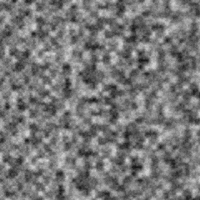
Frame 1 (no input)
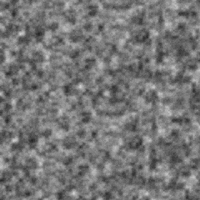
Frame 60 (no input)
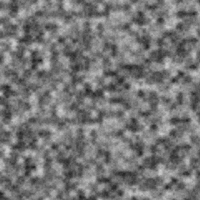
Frame 120 (the mouse pressed at the canvas centre since frame 60)

The p5.js sketch that drew these frames (run headless with seeded random() and noise() and a simulated clock; from frame 60 on, the mouse is pressed at the canvas centre):

// p5.js sketch
// ── sketch.js
let xOff1_BuzzingBee = 0;
let xOff2_BuzzingBee = 10000;

function drawBuzzingBee() {
  background(51);
  var x = width * noise(xOff1_BuzzingBee);
  var y = height * noise(xOff2_BuzzingBee);
  ellipse(x, y, 24, 24);

  xOff1_BuzzingBee += 0.02;
  xOff2_BuzzingBee += 0.02;
}

var increment_graph = 0.01;
var xInitialOffset_graph = 0;
function drawGraphPerlin() {
  background(51);
  stroke(255);
  noFill();
  beginShape();
  xOff = xInitialOffset_graph;
  for (let x = 0; x < width; x++) {
    stroke(255);
    var y = height * noise(xOff);
    vertex(x, y);

    xOff += increment_graph;
  }
  endShape();
  xInitialOffset_graph += increment_graph;
}

function drawGraphSinPerlin() {
  background(51);
  stroke(255);
  noFill();
  beginShape();
  xOff = xInitialOffset_graph;
  for (let x = 0; x < width; x++) {
    stroke(255);
    var noiseValue = map(noise(xOff), 0, 1, -12, 12);
    var sinValue = map(sin(xOff), -1, 1, 0, height);
    var y = sinValue + noiseValue;
    vertex(x, y);

    xOff += increment_graph;
  }
  endShape();
  xInitialOffset_graph += increment_graph;
}

let increment_2D = 0.15;
let zOff = 0;
function draw2D() {
  pixelDensity(1);
  let yOff = 0;
  loadPixels();
  for (let x = 0; x < width; x++) {
    let xOff = 0;
    for (let y = 0; y < height; y++) {
      let index = (x + y * width) * 4;
      var brightness = noise(xOff, yOff, zOff) * 255;

      pixels[index] = brightness; //red value
      pixels[index + 1] = brightness; //green value
      pixels[index + 2] = brightness; //blue value
      pixels[index + 3] = 255; //alpha value

      xOff += increment_2D;
    }
    yOff += increment_2D;
  }
  // increment_2D
  updatePixels();
  zOff += 0.01;
}

let scale = 10;
let cols, rows;
let increment_flow = 0.1;
let zOff_flow = 0;
let particles = [];
function drawFlowField() {
  background(255);
  randomSeed(10);
  let yOff = 0;
  for (let y = 0; y < rows; y++) {
    let xOff = 0;
    for (let x = 0; x < cols; x++) {
      let index = (x + y * width) * 4;
      var angle = noise(xOff, yOff, zOff_flow) * TWO_PI;
      var vector = p5.Vector.fromAngle(angle);
      xOff += increment_flow;
      stroke(0);
      push();
      translate(x * scale, y * scale);
      rotate(vector.heading());
      line(0, 0, scale, 0);
      pop();
    }
    yOff += increment_flow;
  }
  zOff_flow += 0.005;
}

let framerate;
function setup() {
  createCanvas(200, 200);
  

  // flow field setup
  cols = floor(width / scale);
  rows = floor(height / scale);
  framerate = createP('');
  for (var p = 0; p < 100; p++) {
    particles[p] = new Particle();
  }
}

function draw() {
  framerate.html(floor(frameRate()));
  // drawBuzzingBee();
  // drawGraphPerlin();
  // drawGraphSinPerlin();
  draw2D();
  // drawFlowField();
}

// ── particle.js
function Particle() {
  this.pos = createVector(random(width), random(height));
  this.vel = p5.Vector.random2D();
  this.acc = createVector(0, 0);
}

this.update = function () {
  this.vel.add(this.acc);
  this.pos.add(this.vel);
  this.acc.mult(0);
};

this.applyForce = function (force) {
  this.acc.add(force);
};

this.show = function () {
  stroke(0);
  point(this.pos.x, this.pos.y);
};
